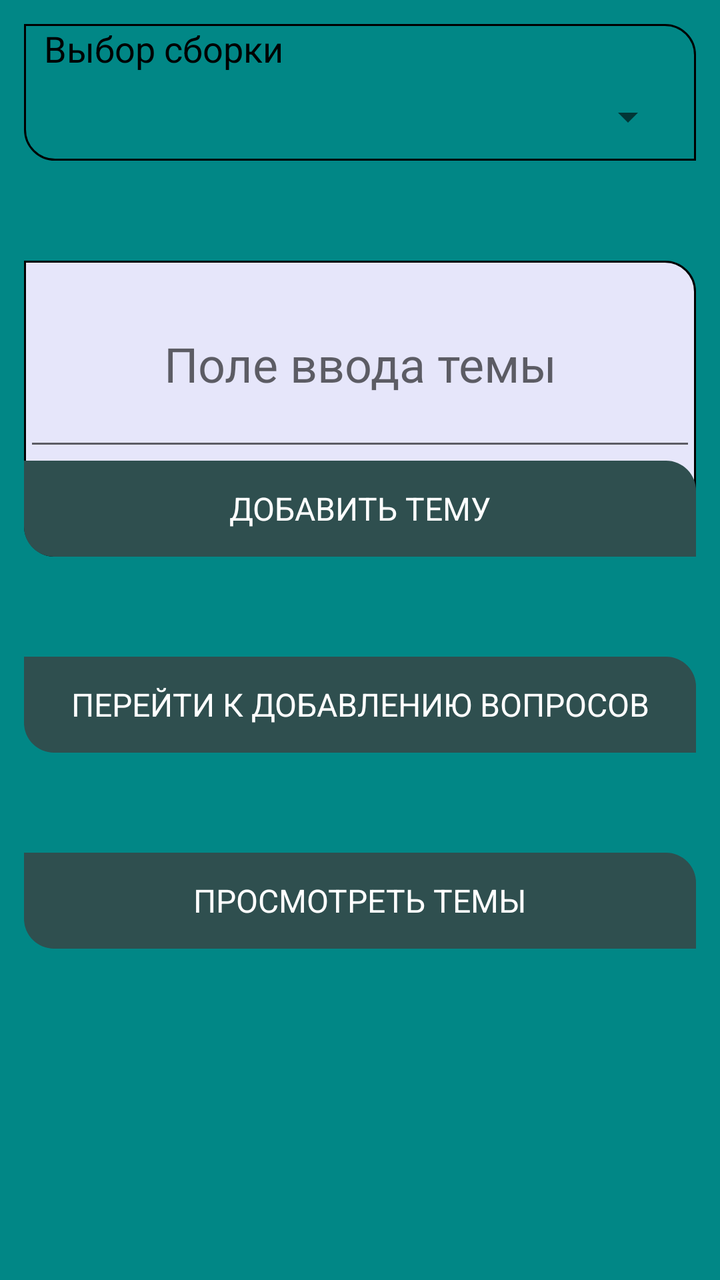
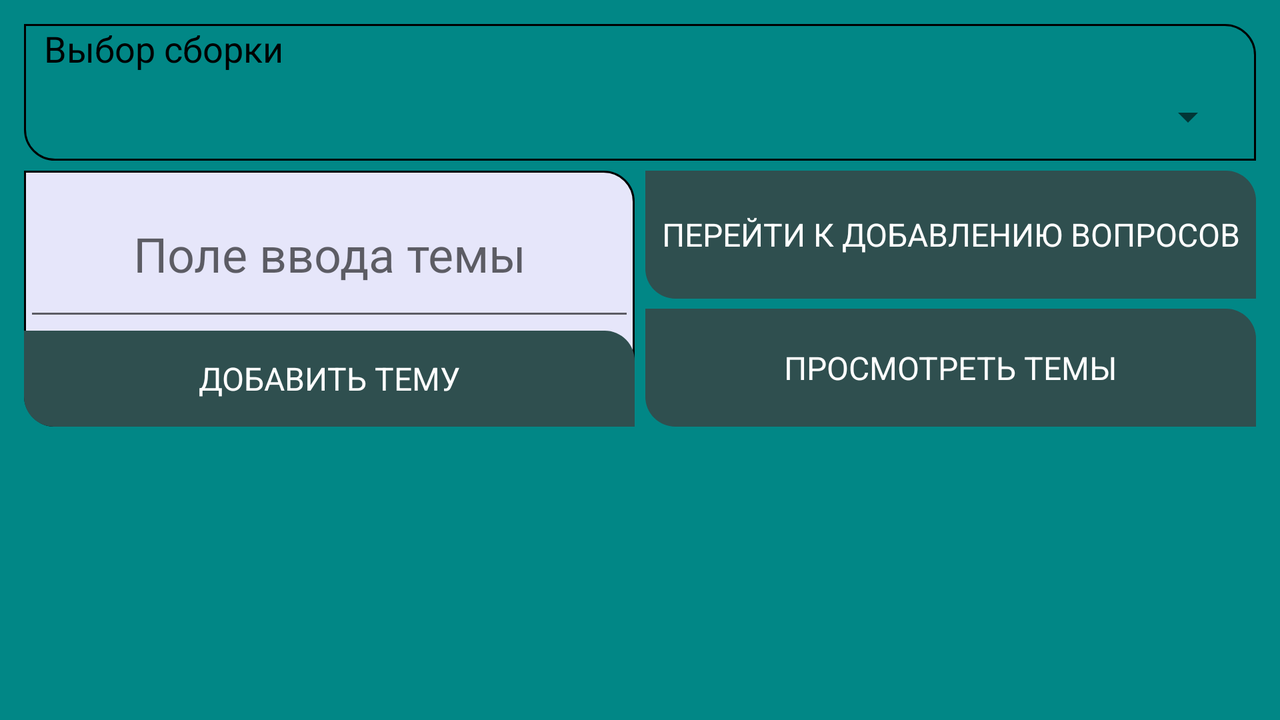

The same Android screen from two of the app's own layout files: first res/layout/ as a phone draws it, then the author's variant for another configuration, drawn on a device whose configuration selects that folder. Both files follow.
<!-- AndroidManifest.xml: application theme Theme.MPT1 -->
<!-- res/layout/create_theme.xml -->
<?xml version="1.0" encoding="utf-8"?>
<LinearLayout xmlns:android="http://schemas.android.com/apk/res/android"
    xmlns:tools="http://schemas.android.com/tools"
    android:id="@+id/create_collect"
    android:layout_width="match_parent"
    android:layout_height="match_parent"
    android:orientation="vertical"
    android:gravity="center"
    android:background="@color/teal_700">

    <LinearLayout
        android:layout_width="match_parent"
        android:layout_height="match_parent"
        android:gravity="center"
        android:orientation="vertical">

        <LinearLayout
            android:layout_width="match_parent"
            android:layout_height="wrap_content"
            android:layout_margin="12dp"
            android:orientation="vertical">

            <LinearLayout
                android:layout_width="match_parent"
                android:layout_height="match_parent"
                android:layout_marginBottom="50dp"
                android:orientation="vertical"
                android:background="@drawable/style_spinner"
                android:paddingLeft="10dp"
                android:paddingRight="10dp">

                <TextView
                    android:id="@+id/assembly_selection"
                    android:layout_width="match_parent"
                    android:layout_height="wrap_content"
                    android:text="@string/assembly_selection"
                    android:textSize="18sp"
                    android:textColor="@color/black"
                    android:layout_marginBottom="10dp"/>

                <Spinner
                    android:id="@+id/spinner"
                    android:layout_width="match_parent"
                    android:layout_height="match_parent"
                    tools:ignore="SpeakableTextPresentCheck,TouchTargetSizeCheck"
                    android:spinnerMode="dialog"
                    android:layout_marginBottom="10dp"/>

            </LinearLayout>

            <LinearLayout
                android:layout_width="match_parent"
                android:layout_height="wrap_content"
                android:gravity="center"
                android:orientation="vertical"
                android:background="@drawable/style_menu">

                <EditText
                    android:id="@+id/enter_theme"
                    android:layout_width="match_parent"
                    android:layout_height="match_parent"
                    android:gravity="center"
                    android:hint="@string/enter_theme"
                    android:maxHeight="100dp"
                    android:minHeight="100dp"
                    android:textSize="24sp" />

                <TextView
                    android:id="@+id/add_theme"
                    android:layout_width="match_parent"
                    android:layout_height="match_parent"
                    android:background="@drawable/style_button"
                    android:textColor="@color/white"
                    android:textSize="16sp"
                    android:minHeight="48dp"
                    android:gravity="center"
                    android:text="@string/add_theme"/>

            </LinearLayout>

            <LinearLayout
                android:layout_width="match_parent"
                android:layout_height="wrap_content"
                android:orientation="horizontal"
                android:layout_marginTop="50dp">

                <TextView
                    android:id="@+id/next_add_questions"
                    android:layout_width="match_parent"
                    android:layout_height="match_parent"
                    android:background="@drawable/style_button"
                    android:textColor="@color/white"
                    android:textSize="16sp"
                    android:minHeight="48dp"
                    android:gravity="center"
                    android:text="@string/next_add_questions" />
            </LinearLayout>

            <LinearLayout
                android:layout_width="match_parent"
                android:layout_height="wrap_content"
                android:layout_marginTop="50dp"
                android:gravity="center"
                android:orientation="horizontal">

                <LinearLayout
                    android:layout_width="match_parent"
                    android:layout_height="match_parent"
                    android:orientation="horizontal">

                    <TextView
                        android:id="@+id/view_theme"
                        android:layout_width="match_parent"
                        android:layout_height="match_parent"
                        android:background="@drawable/style_button"
                        android:textColor="@color/white"
                        android:textSize="16sp"
                        android:minHeight="48dp"
                        android:gravity="center"
                        android:text="@string/view_theme" />
                </LinearLayout>
            </LinearLayout>
        </LinearLayout>

        <LinearLayout
            android:layout_width="wrap_content"
            android:layout_height="match_parent"
            android:gravity="bottom"
            android:layout_gravity="right"
            android:layout_marginBottom="10dp"
            android:layout_marginEnd="12dp"
            android:orientation="horizontal">

        </LinearLayout>

    </LinearLayout>

</LinearLayout>
<!-- resources referenced by this layout -->
<resources>
  <color name="black">#FF000000</color>
  <color name="teal_700">#FF018786</color>
  <color name="white">#FFFFFFFF</color>
  <!-- drawable style_button (drawable) -->
  <?xml version="1.0" encoding="utf-8"?>
  <selector xmlns:android="http://schemas.android.com/apk/res/android">
      <item android:drawable="@drawable/button_pressed"
          android:state_pressed="true">
      </item>
      <item android:drawable="@drawable/button_normal">
      </item>
  </selector>
  <!-- drawable style_menu (drawable) -->
  <?xml version="1.0" encoding="utf-8"?>
  <shape xmlns:android="http://schemas.android.com/apk/res/android">
      <corners android:bottomLeftRadius="15dp" android:topRightRadius="15dp"/>
      <stroke android:color="@color/black" android:width="1dp"/>
      <solid android:color="@color/Lavender"/>
  </shape>
  <!-- drawable style_spinner (drawable) -->
  <?xml version="1.0" encoding="utf-8"?>
  <shape xmlns:android="http://schemas.android.com/apk/res/android" android:shape="rectangle">
      <stroke android:color="@color/black" android:width="1dp"/>
      <corners android:bottomLeftRadius="15dp" android:topRightRadius="15dp"/>
  
  </shape>
  <string name="add_theme">ДОБАВИТЬ ТЕМУ</string>
  <string name="assembly_selection">Выбор сборки</string>
  <string name="enter_theme"> Поле ввода темы</string>
  <string name="next_add_questions">ПЕРЕЙТИ К ДОБАВЛЕНИЮ ВОПРОСОВ</string>
  <string name="view_theme">ПРОСМОТРЕТЬ ТЕМЫ</string>
  <style name="Theme.MPT1" parent="Theme.MaterialComponents.DayNight.DarkActionBar">
          
          <item name="colorPrimary">@color/DarkSlateGray</item>
          <item name="colorPrimaryVariant">@color/purple_700</item>
          <item name="colorOnPrimary">@color/white</item>
          
          <item name="colorSecondary">@color/teal_200</item>
          <item name="colorSecondaryVariant">@color/teal_700</item>
          <item name="colorOnSecondary">@color/black</item>
          
          <item name="android:statusBarColor" tools:targetApi="l">?attr/colorPrimaryVariant</item>
          
      </style>
  <!-- drawable button_pressed (drawable) -->
  <?xml version="1.0" encoding="utf-8"?>
  <shape xmlns:android="http://schemas.android.com/apk/res/android" android:shape="rectangle">
      <solid android:color="@color/PaleGreen"/>
      <corners android:bottomLeftRadius="15dp" android:topRightRadius="15dp"/>
  
  </shape>
  <!-- drawable button_normal (drawable) -->
  <?xml version="1.0" encoding="utf-8"?>
  <shape xmlns:android="http://schemas.android.com/apk/res/android" android:shape="rectangle">
      <solid android:color="@color/DarkSlateGray"/>
      <corners android:bottomLeftRadius="15dp" android:topRightRadius="15dp"/>
  </shape>
  <color name="Lavender">#E6E6FA</color>
  <color name="DarkSlateGray">#2F4F4F</color>
  <color name="purple_700">#FF3700B3</color>
  <color name="teal_200">#FF03DAC5</color>
  <color name="PaleGreen">#98FB98</color>
</resources>
<!-- res/layout-land/create_theme.xml (the author's variant of the layout above) -->
<!-- drawn on the phone turned sideways -->
<?xml version="1.0" encoding="utf-8"?>
<LinearLayout xmlns:android="http://schemas.android.com/apk/res/android"
    xmlns:tools="http://schemas.android.com/tools"
    android:id="@+id/create_collect"
    android:layout_width="match_parent"
    android:layout_height="match_parent"
    android:orientation="vertical"
    android:gravity="center"
    android:background="@color/teal_700">

    <ScrollView
        android:layout_width="match_parent"
        android:layout_height="match_parent">

        <LinearLayout
            android:layout_width="match_parent"
            android:layout_height="wrap_content"
            android:orientation="vertical" >

            <LinearLayout
                android:layout_width="match_parent"
                android:layout_height="match_parent"
                android:gravity="center"
                android:orientation="vertical">

                <LinearLayout
                    android:layout_width="match_parent"
                    android:layout_height="wrap_content"
                    android:layout_margin="12dp"
                    android:orientation="vertical">

                    <LinearLayout
                        android:layout_width="match_parent"
                        android:layout_height="match_parent"
                        android:layout_marginBottom="5dp"
                        android:background="@drawable/style_spinner"
                        android:orientation="vertical"
                        android:paddingLeft="10dp"
                        android:paddingRight="10dp">

                        <TextView
                            android:id="@+id/assembly_selection"
                            android:layout_width="match_parent"
                            android:layout_height="wrap_content"
                            android:layout_marginBottom="10dp"
                            android:text="@string/assembly_selection"
                            android:textColor="@color/black"
                            android:textSize="18sp" />

                        <Spinner
                            android:id="@+id/spinner"
                            android:layout_width="match_parent"
                            android:layout_height="match_parent"
                            android:layout_marginBottom="10dp"
                            android:spinnerMode="dialog"
                            tools:ignore="SpeakableTextPresentCheck,TouchTargetSizeCheck" />

                    </LinearLayout>

                    <LinearLayout
                        android:layout_width="match_parent"
                        android:layout_height="match_parent"
                        android:orientation="horizontal">

                        <LinearLayout
                            android:layout_width="match_parent"
                            android:layout_height="wrap_content"
                            android:layout_marginRight="2.5dp"
                            android:layout_weight="1"
                            android:background="@drawable/style_menu"
                            android:gravity="center"
                            android:orientation="vertical">

                            <EditText
                                android:id="@+id/enter_theme"
                                android:layout_width="match_parent"
                                android:layout_height="match_parent"
                                android:gravity="center"
                                android:hint="@string/enter_theme"
                                android:maxHeight="80dp"
                                android:minHeight="80dp"
                                android:textSize="24sp" />

                            <TextView
                                android:id="@+id/add_theme"
                                android:layout_width="match_parent"
                                android:layout_height="match_parent"
                                android:background="@drawable/style_button"
                                android:gravity="center"
                                android:minHeight="48dp"
                                android:text="@string/add_theme"
                                android:textColor="@color/white"
                                android:textSize="16sp" />

                        </LinearLayout>

                        <LinearLayout
                            android:layout_width="match_parent"
                            android:layout_height="match_parent"
                            android:orientation="vertical"
                            android:layout_weight="1"
                            android:layout_marginLeft="2.5dp">

                            <TextView
                                android:id="@+id/next_add_questions"
                                android:layout_width="match_parent"
                                android:layout_height="match_parent"
                                android:layout_weight="1"
                                android:background="@drawable/style_button"
                                android:gravity="center"
                                android:minHeight="48dp"
                                android:text="@string/next_add_questions"
                                android:textColor="@color/white"
                                android:textSize="16sp" />

                            <TextView
                                android:id="@+id/view_theme"
                                android:layout_width="match_parent"
                                android:layout_height="match_parent"
                                android:layout_marginTop="5dp"
                                android:layout_weight="1"
                                android:background="@drawable/style_button"
                                android:gravity="center"
                                android:minHeight="48dp"
                                android:text="@string/view_theme"
                                android:textColor="@color/white"
                                android:textSize="16sp" />
                        </LinearLayout>

                    </LinearLayout>

                </LinearLayout>

            </LinearLayout>
        </LinearLayout>
    </ScrollView>

</LinearLayout>
